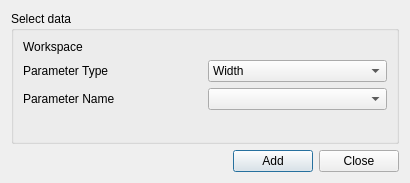
<?xml version="1.0" encoding="UTF-8"?>
<ui version="4.0">
 <class>FqFitAddWorkspaceDialog</class>
 <widget class="QDialog" name="FqFitAddWorkspaceDialog">
  <property name="geometry">
   <rect>
    <x>0</x>
    <y>0</y>
    <width>410</width>
    <height>183</height>
   </rect>
  </property>
  <property name="windowTitle">
   <string>F(Q) Fit Data Selection</string>
  </property>
  <layout class="QVBoxLayout" name="verticalLayout">
   <item>
    <widget class="QGroupBox" name="gbSelectData">
     <property name="title">
      <string>Select data</string>
     </property>
     <layout class="QVBoxLayout" name="verticalLayout_2">
      <item>
       <layout class="QGridLayout" name="loInput" rowstretch="0,0,0">
        <item row="0" column="1">
         <widget class="MantidQt::MantidWidgets::DataSelector" name="dsWorkspace" native="true">
          <property name="showLoad" stdset="0">
           <bool>false</bool>
          </property>
          <property name="ShowGroups" stdset="0">
           <bool>false</bool>
          </property>
          <property name="autoLoad" stdset="0">
           <bool>true</bool>
          </property>
         </widget>
        </item>
        <item row="2" column="1">
         <widget class="QComboBox" name="cbParameterName"/>
        </item>
        <item row="1" column="1">
         <widget class="QComboBox" name="cbParameterType">
          <item>
           <property name="text">
            <string>Width</string>
           </property>
          </item>
          <item>
           <property name="text">
            <string>EISF</string>
           </property>
          </item>
         </widget>
        </item>
        <item row="1" column="0">
         <widget class="QLabel" name="lbParameterType">
          <property name="text">
           <string>Parameter Type</string>
          </property>
         </widget>
        </item>
        <item row="2" column="0">
         <widget class="QLabel" name="lbParameterName">
          <property name="text">
           <string>Parameter Name</string>
          </property>
         </widget>
        </item>
        <item row="0" column="0">
         <widget class="QLabel" name="lbWorkspace">
          <property name="text">
           <string>Workspace</string>
          </property>
         </widget>
        </item>
       </layout>
      </item>
      <item>
       <spacer name="verticalSpacer">
        <property name="orientation">
         <enum>Qt::Vertical</enum>
        </property>
        <property name="sizeHint" stdset="0">
         <size>
          <width>20</width>
          <height>40</height>
         </size>
        </property>
       </spacer>
      </item>
     </layout>
    </widget>
   </item>
   <item>
    <widget class="QFrame" name="frame">
     <layout class="QHBoxLayout" name="horizontalLayout">
      <property name="leftMargin">
       <number>0</number>
      </property>
      <property name="topMargin">
       <number>0</number>
      </property>
      <property name="rightMargin">
       <number>0</number>
      </property>
      <property name="bottomMargin">
       <number>0</number>
      </property>
      <item>
       <spacer name="horizontalSpacer">
        <property name="orientation">
         <enum>Qt::Horizontal</enum>
        </property>
        <property name="sizeHint" stdset="0">
         <size>
          <width>147</width>
          <height>20</height>
         </size>
        </property>
       </spacer>
      </item>
      <item>
       <widget class="QPushButton" name="pbAdd">
        <property name="text">
         <string>Add</string>
        </property>
       </widget>
      </item>
      <item>
       <widget class="QPushButton" name="pbClose">
        <property name="text">
         <string>Close</string>
        </property>
       </widget>
      </item>
     </layout>
    </widget>
   </item>
  </layout>
 </widget>
 <customwidgets>
  <customwidget>
   <class>MantidQt::MantidWidgets::DataSelector</class>
   <extends>QWidget</extends>
   <header>MantidQtWidgets/Common/DataSelector.h</header>
  </customwidget>
 </customwidgets>
 <resources/>
 <connections/>
 <slots>
  <slot>addData()</slot>
  <slot>closeDialog()</slot>
 </slots>
</ui>
